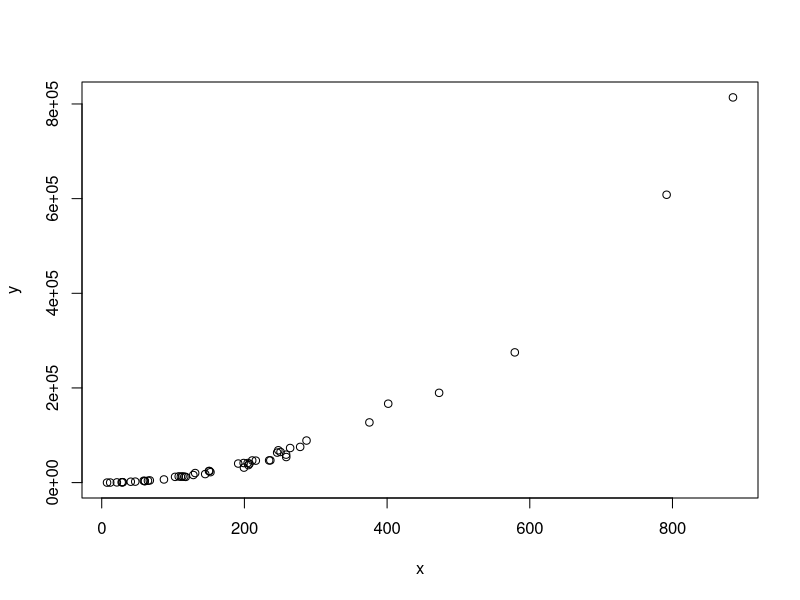

Recreate this plot in R.
## ---- chunk 1
set.seed(1)
# our predictor is data from an exponential distribution
x <- rexp(50,rate=0.005)
# non-linear data generation
y <- (x-1)^2 * runif(50, min=0.8, max=1.2) 

# clearly non-linear
plot(x,y)				     
## ---- chunk 2
summary(lm(y ~ x))$r.squared
## ---- chunk 3
#Adjusted R^2
summary(lm(y ~ x))$adj.r.squared

#PRESS - predicted residual sums of squares

PRESS <- function(linear.model) {
  #' calculate the predictive residuals
  pr <- residuals(linear.model)/(1-lm.influence(linear.model)$hat)
  #' calculate the PRESS
  PRESS <- sum(pr^2)
  
  return(PRESS)
}

pred_r_squared <- function(linear.model) {
  #' Use anova() to get the sum of squares for the linear model
  lm.anova <- anova(linear.model)
  #' Calculate the total sum of squares
  tss <- sum(lm.anova$'Sum Sq')
  # Calculate the predictive R^2
  pred.r.squared <- 1-PRESS(linear.model)/(tss)
  
  return(pred.r.squared)
}

model <- lm(y ~ x)  
pred_r_squared(model)
